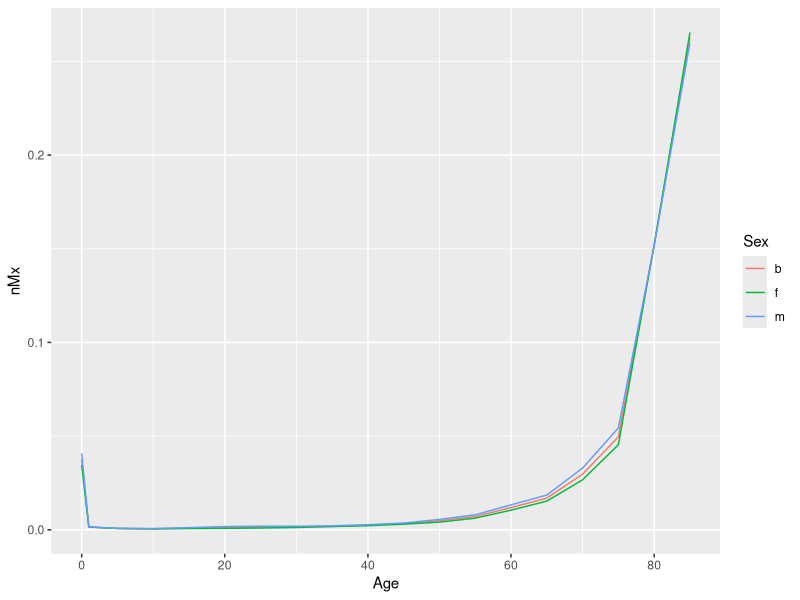
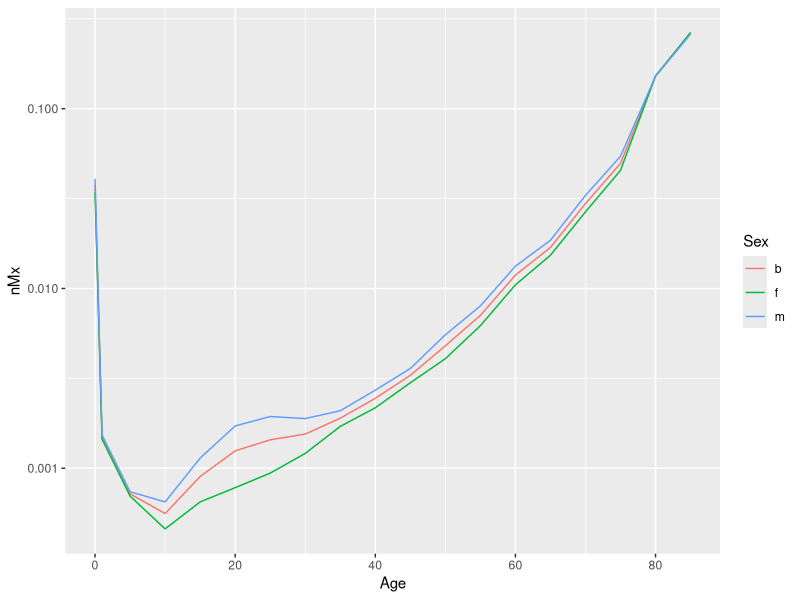
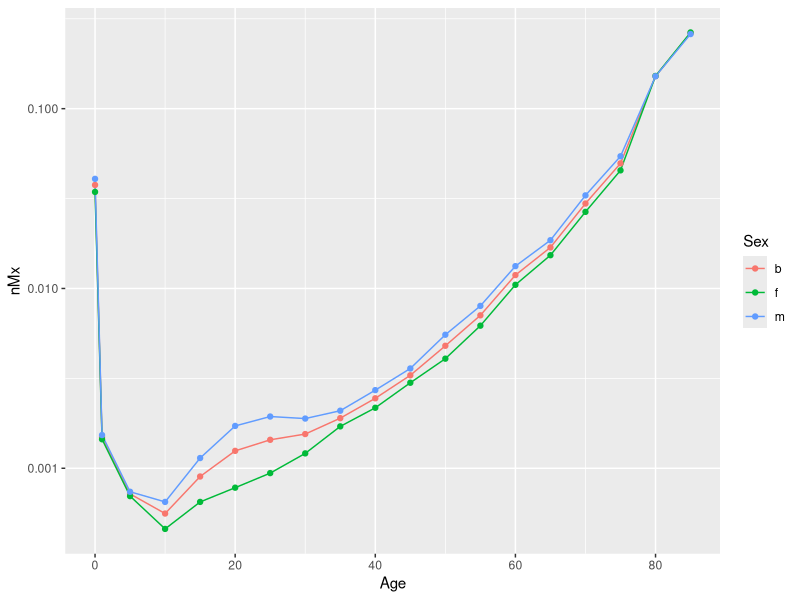
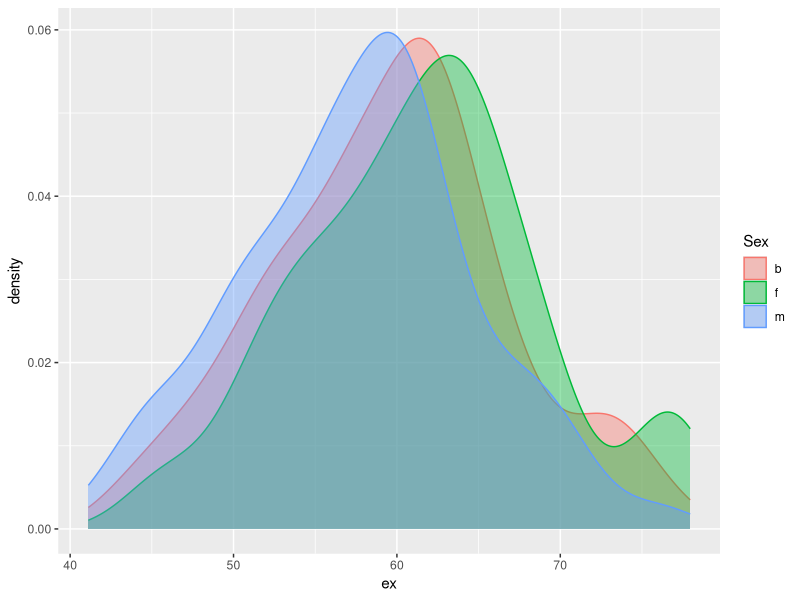
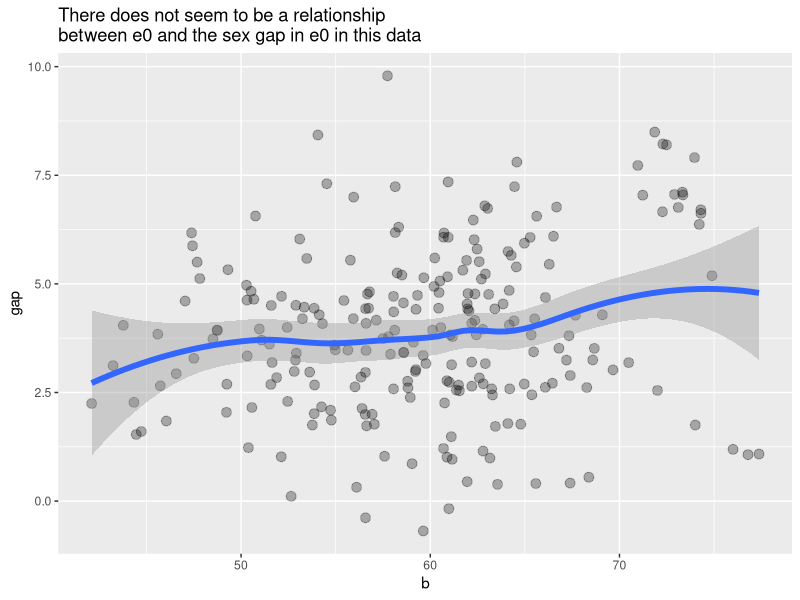
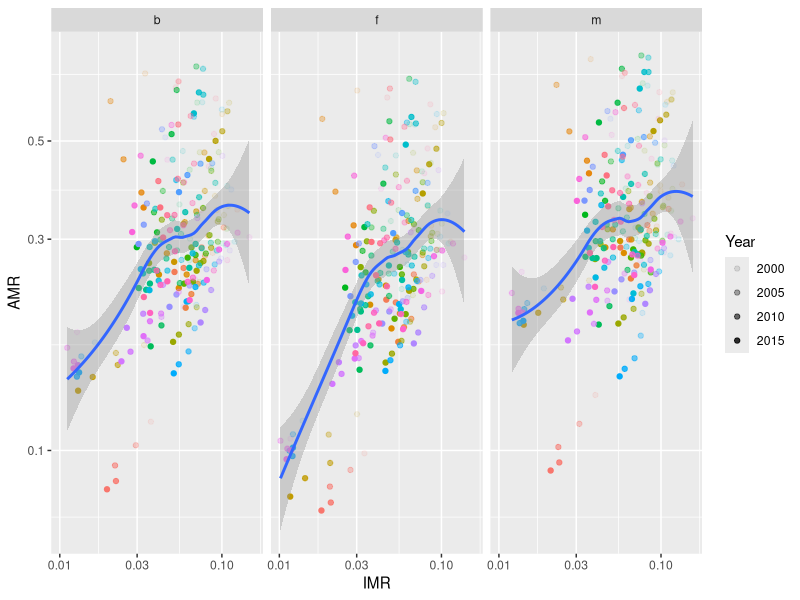
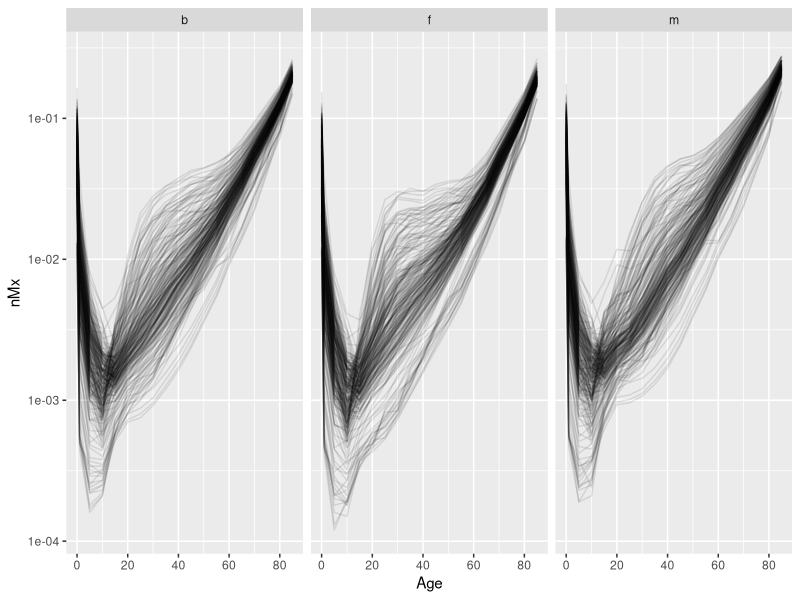

Write R code to recreate these figures, in order.
## ---- chunk 1
knitr::opts_chunk$set(echo = TRUE)
## ---- chunk 2
library(tidyverse)
LT <- read_csv("Data/LT_results.csv", show_col_types = FALSE) 

LT %>% 
  filter(Country == "Algeria",
         Year == 2000) %>% 
  ggplot(mapping = aes(
    x = Age,
    y = nMx,
    color = Sex
  )) +
  geom_line()
  #geom_point()
  #geom_step()
## ---- chunk 3
LT %>% 
  filter(Country == "Algeria",
         Year == 2000) %>% 
  ggplot(mapping = aes(
    x = Age,
    y = nMx,
    color = Sex
  )) +
  geom_line() +
  scale_y_log10()
## ---- chunk 4
LT %>% 
  filter(Country == "Algeria",
         Year == 2000) %>% 
  ggplot(mapping = aes(
    x = Age,
    y = nMx,
    color = Sex
  )) +
  geom_line() +
  geom_point() +
  scale_y_log10()
## ---- chunk 5
LT %>% 
  filter(Age == 0) %>% 
  ggplot(mapping = aes(x = ex, 
                       fill = Sex, 
                       color = Sex)) +
  geom_density(alpha = .4)
## ---- chunk 6
LT %>% 
  filter(Age == 0) %>% 
  select(Country, Sex, Year, ex) %>% 
  pivot_wider(names_from = Sex, values_from = ex) %>% 
  mutate(gap = f - m) %>% 
  ggplot(mapping = aes(x = b,
                       y = gap)) +
  geom_point(alpha = .3, size = 3) +
  geom_smooth(size = 2) +
  labs(title = "There does not seem to be a relationship\nbetween e0 and the sex gap in e0 in this data")
## ---- chunk 7
LT %>% 
  # calculate indicators
  group_by(Country, Year, Sex) %>% 
  summarize(IMR = nqx[Age == 0],
            AMR = 1 - lx[Age == 60] / lx[Age == 15],
            .groups = "drop") %>% 
  
  
  ggplot(mapping = aes(x = IMR,
                       y = AMR)) +
  geom_point(mapping = aes(
                        alpha = Year,
                        color = Country)) +
  geom_smooth() +
  scale_x_log10() +
  scale_y_log10() +
  guides(color = "none") +
  facet_wrap(~Sex) 
## ---- chunk 8
LT %>% 
  ggplot(mapping = aes(x = Age, 
                       y = nMx, 
                       group = interaction(Country, Year))) +
  geom_line(alpha = .1) +
  scale_y_log10() +
  facet_wrap(~Sex)
## ---- chunk 9
p <-
  LT %>% 
  ggplot(mapping = aes(x = Age,
                       y = nMx,
                       color = Sex,
                       alpha = Year,
                       group = interaction(Sex, Year))) +
  geom_line() +
  scale_y_log10() +
  facet_wrap(~Country)
# args(ggsave)
# ggsave(filename = "Africa_nMx_facet.pdf", p)
